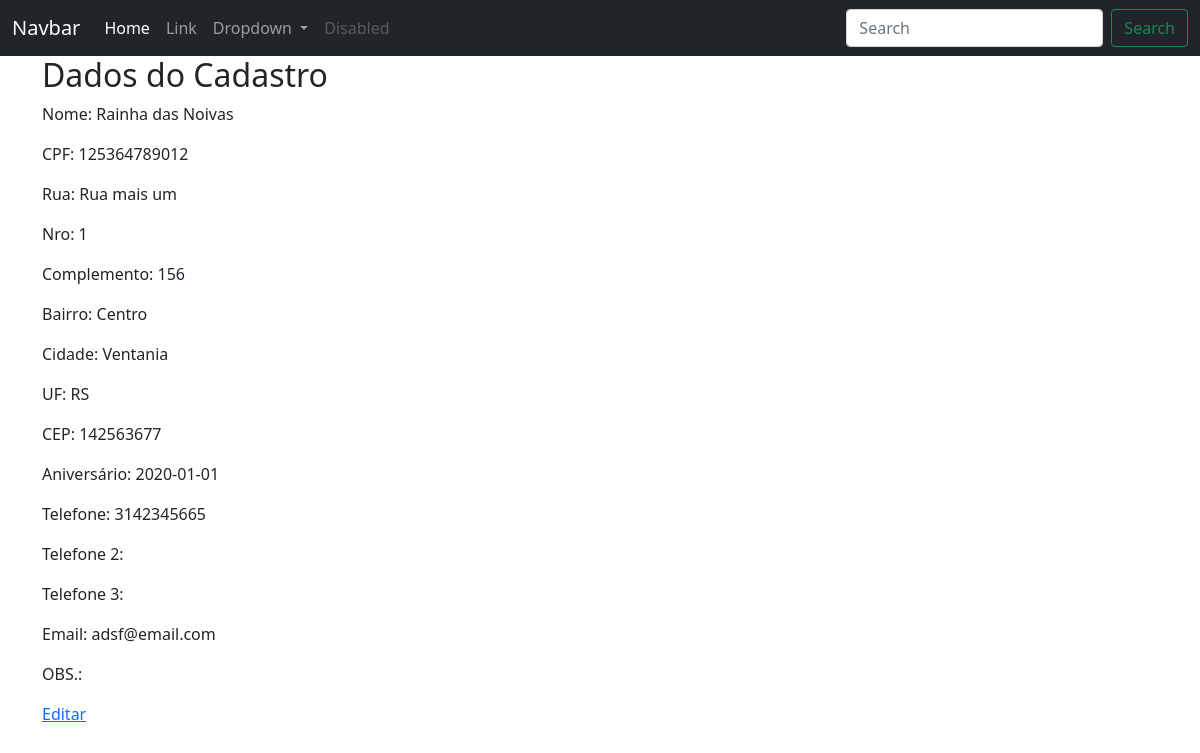
Before: /clientesfornecedores/cpf/2 (signed in) with the older database file.
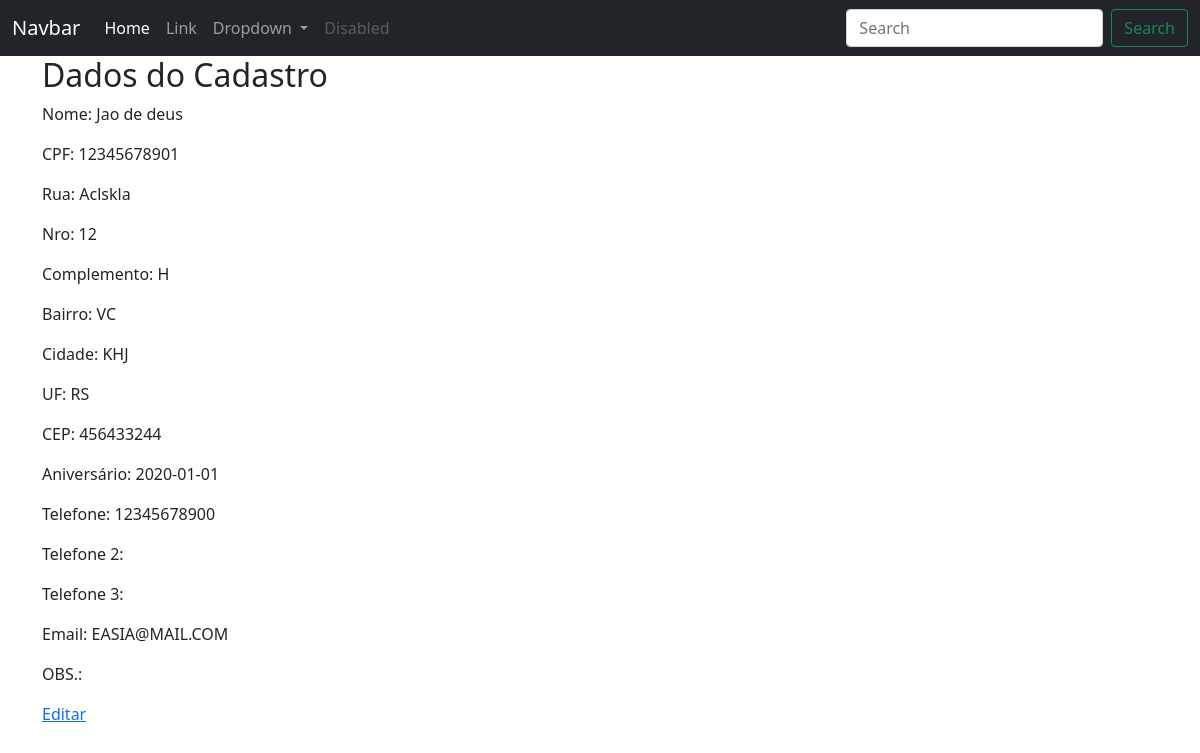
After: the same page with the newer database file.
### ERP/models.py (models this page shows, shortened)
class ClientesFornecedores(database.Model):
    __tablename__ ='clientes_fornecedores'
    id = database.Column(database.Integer, primary_key=True)
    nome_fantasia = database.Column(database.String(500))
    razao_social = database.Column(database.String(500))
    cnpj = database.Column(database.String(20), unique=True)
    rua = database.Column(database.String(100))
    complemento = database.Column(database.String(70))
    nro = database.Column(database.String(20))
    bairro = database.Column(database.String(70))
    cidade = database.Column(database.String(70))
    uf = database.Column(database.String(2))
    cep = database.Column(database.String(15))
    data_fundacao = database.Column(database.DateTime)
    cpf = database.Column(database.String(20), unique=True)
    nome = database.Column(database.String(100))
    telefone = database.Column(database.String(20))
    telefone2 = database.Column(database.String(20))
    telefone3 = database.Column(database.String(20))
    email = database.Column(database.String(100))
    data_aniversario = database.Column(database.DateTime)
    obs = database.Column(database.Text)
    data_cadastro = database.Column(database.DateTime, default=datetime.utcnow())
    tipo_cadastro = database.Column(database.Integer, database.ForeignKey('tipos_cadastro.id'), nullable=False)
    id_usuario_cadastro = database.Column(database.Integer, database.ForeignKey('usuarios.id'), nullable=False)

### ERP/routes.py (the view)
@app.route('/clientesfornecedores/<tipo_emp>/<cliente_fornecedor_id>')
@login_required
def clientes_fornecedor_cpf_cnpj(cliente_fornecedor_id, tipo_emp):
    cliente_fornecedor = ClientesFornecedores.query.get(cliente_fornecedor_id)
    if tipo_emp == 'cnpj':
        return render_template('cliente_fornecedor_cnpj.html', cliente_fornecedor=cliente_fornecedor)
    else:
        return render_template('cliente_fornecedor_cpf.html', cliente_fornecedor=cliente_fornecedor)

### ERP/routes.py (called while the page is built)
@login_manager.user_loader
def load_user(user_id):
    return Usuarios.query.get(int(user_id))

### ERP/templates/cliente_fornecedor_cpf.html
{% include 'base.html' %}
{% block content %}
    <div class="container">
        <h2>Dados do Cadastro</h2>
        <p>Nome: {{ cliente_fornecedor.nome }}</p>
        <p>CPF: {{ cliente_fornecedor.cpf }}</p>
        <p>Rua: {{ cliente_fornecedor.rua }}</p>
        <p>Nro: {{ cliente_fornecedor.nro }}</p>
        <p>Complemento: {{ cliente_fornecedor.complemento }}</p>
        <p>Bairro: {{ cliente_fornecedor.bairro }}</p>
        <p>Cidade: {{ cliente_fornecedor.cidade }}</p>
        <p>UF: {{ cliente_fornecedor.uf }}</p>
        <p>CEP: {{ cliente_fornecedor.cep }}</p>
        <p>Aniversário: {{ cliente_fornecedor.data_aniversario.date() }}</p>
        <p>Telefone: {{ cliente_fornecedor.telefone }}</p>
        <p>Telefone 2: {{ cliente_fornecedor.telefone2 }}</p>
        <p>Telefone 3: {{ cliente_fornecedor.telefone3 }}</p>
        <p>Email: {{ cliente_fornecedor.email }}</p>
        <p>OBS.: {{ cliente_fornecedor.obs }}</p>
        <a href="{{ url_for('edicao_clientes_fornecedores' , tipo_emp='cpf', cliente_fornecedor_id=cliente_fornecedor.id) }}">Editar</a>
    </div>
{% endblock %}

Changed rows visible on the page:
changed ClientesFornecedores "RS": nome "Rainha das Noivas" → "Jao de deus"; cpf "125364789012" → "12345678901"; rua "Rua mais um" → "Aclskla"; nro "1" → "12"; complemento "156" → "H"; bairro "Centro" → "VC"; cidade "Ventania" → "KHJ"; cep "142563677" → "456433244"; telefone "3142345665" → "12345678900"; email "adsf@email.com" → "EASIA@MAIL.COM"
